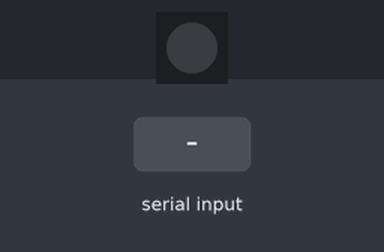
The sketch below on a simulated Arduino Uno, built with avr-gcc and run on an emulated ATmega328P. Shown: 1 RGB LEDs in strip order, left to right. The inputs (shaded band) are chosen by the test bench. Dim RGB values are drawn brighter than linear.

Above: at 1.2 s.
1.3 s: "90,45,200\n" received over Serial
At 2.3 s:
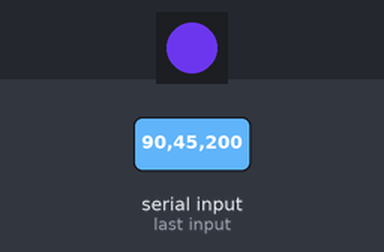
2.8 s: "30,150,10\n" received over Serial
At 3.4 s:
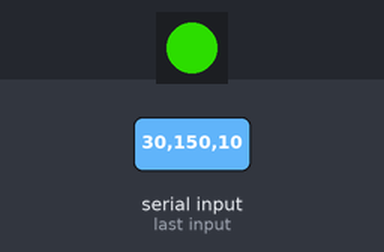
Timing chart, 0 to 5.8 s (numbered marks = the images above; inputs shaded):
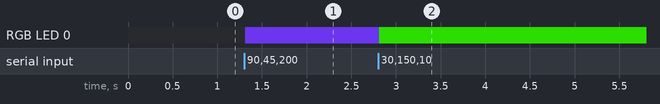

Measured:
- after the input at 1.3 s, RGB LED 0: off → RGB(90, 45, 200) at once
- after the input at 2.8 s, RGB LED 0: RGB(90, 45, 200) → RGB(30, 150, 0) at once

The sketch:

rgb_led.ino
```cpp
#include <Adafruit_NeoPixel.h>

int Power = 11;
int PIN  = 12;
#define NUMPIXELS 1

Adafruit_NeoPixel pixels(NUMPIXELS, PIN, NEO_GRB + NEO_KHZ800);

void setup() {
  pixels.begin();
  pinMode(Power, OUTPUT);
  digitalWrite(Power, HIGH);
  Serial.begin(9600); // Initialize serial communication at 9600 baud rate
}

void loop() {
  if (Serial.available()) {
    String input = Serial.readStringUntil('\n'); // Read until newline
    input.trim(); // Remove any whitespace or newline chars

    if (input.length() == 9 && input.toInt() != 0) { // RGB set: 9 digits
      int red = input.substring(0, 3).toInt();
      int green = input.substring(3, 6).toInt();
      int blue = input.substring(6, 9).toInt();
      setColor(red, green, blue);
    } else if (input.length() == 1 && input == "C") {
      getColor();
    } else if (input.startsWith("P")) { // SetPin command
      parseSetPinCommand(input);
    } else {
      Serial.println("Invalid command");
    }
  }
}

void setColor(int red, int green, int blue) {
  pixels.setPixelColor(0, pixels.Color(red, green, blue));
  pixels.show();
}

void getColor() {
  uint32_t color = pixels.getPixelColor(0);
  int red = (color >> 16) & 0xFF;
  int green = (color >> 8) & 0xFF;
  int blue = color & 0xFF;
  Serial.print("Current Color - Red: ");
  Serial.print(red);
  Serial.print(", Green: ");
  Serial.print(green);
  Serial.print(", Blue: ");
  Serial.println(blue);
}

void setPin(int gpio, bool state) {
  pinMode(gpio, OUTPUT);
  digitalWrite(gpio, state ? HIGH : LOW);
}

void parseSetPinCommand(String cmd) {
  if (cmd.length() < 3) {
    Serial.println("Invalid SetPin format");
    return;
  }

  int pin = cmd.substring(1, cmd.length() - 1).toInt();
  char stateChar = cmd.charAt(cmd.length() - 1);
  bool state;

  if (stateChar == 'H' || stateChar == 'h') {
    state = true;
  } else if (stateChar == 'L' || stateChar == 'l') {
    state = false;
  } else {
    Serial.println("Invalid pin state");
    return;
  }

  setPin(pin, state);
  Serial.print("Set pin ");
  Serial.print(pin);
  Serial.print(" to ");
  Serial.println(state ? "HIGH" : "LOW");
}
```
